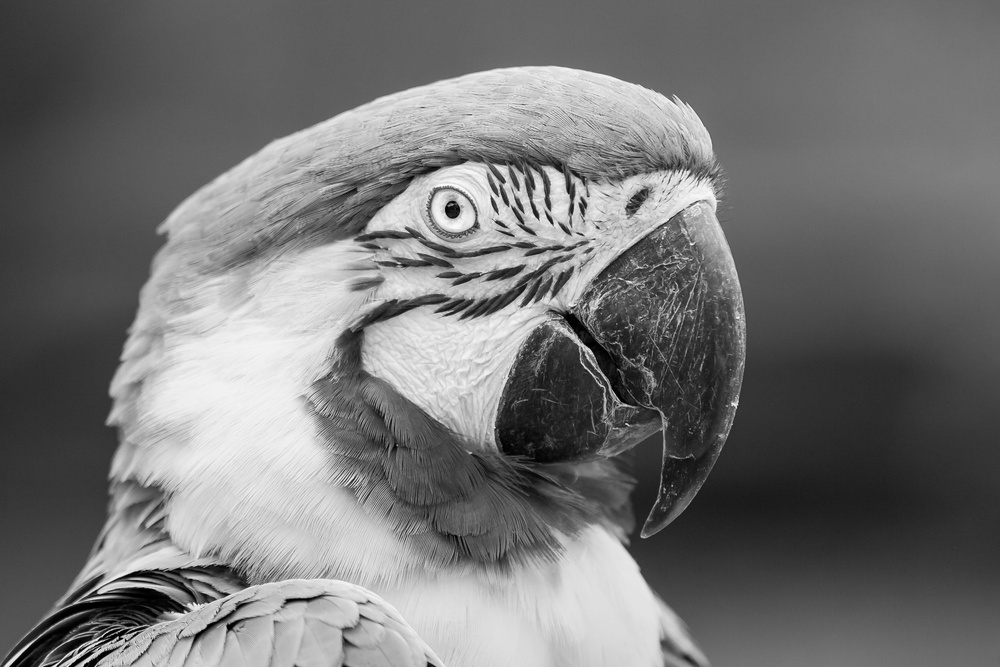
%> input picture Rishi_16/Question 5/img2.jpg, 1000 x 667 px, shrunk from 2931 x 1954 before the run
$ octave Q5_a.m   (GNU Octave 9; MATLAB toolbox functions it lacks are replaced by stand-ins)
%> lines starting %> are read from the running program, lines starting %| are printed output that depends on the picture
%a. Standard MATLAB function

pkg load image;
% Load an image
img = imread('img2.jpg');
%> img is the input picture: size 667x1000x3 uint8; min 0, max 255, mean 116.2
% Convert the image to grayscale if it is not
if size(img,3)==3
 img = rgb2gray(img);
%> img: size 667x1000 uint8
end
% Calculate the histogram using imhist function
hist_img = imhist(img);
%> hist_img = 256 values, max 9798 at index 95, min 1 at index 256, mean 2605.5
% Perform histogram equalization using histeq function
eq_img = histeq(img);
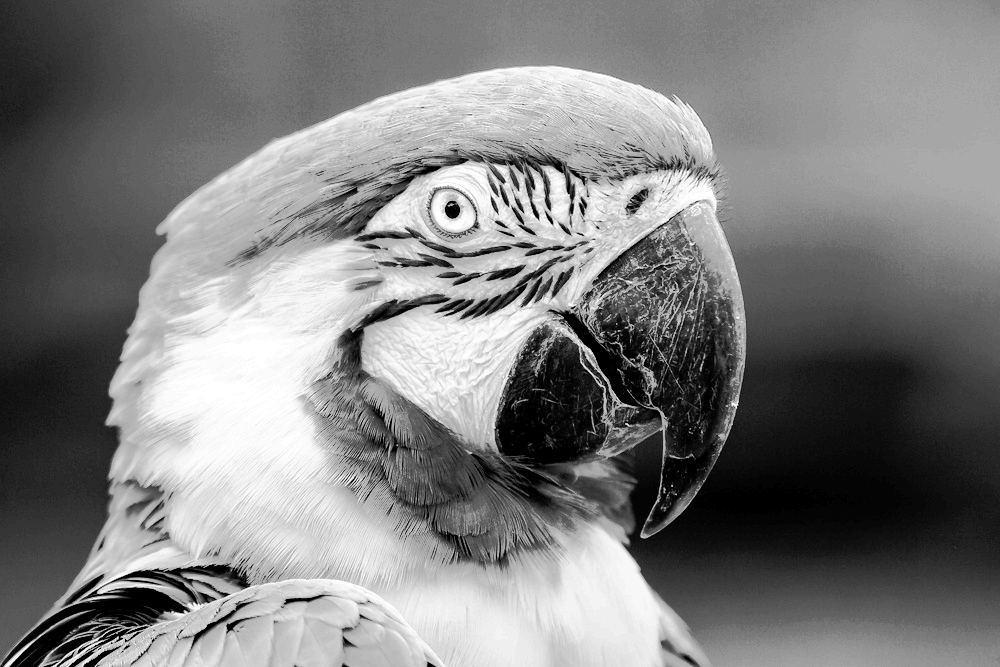
%> eq_img: size 667x1000 uint8; min 0, max 255, mean 126.3
figure
imhist(img);
title("ORIGINAL HISTOGRAM");
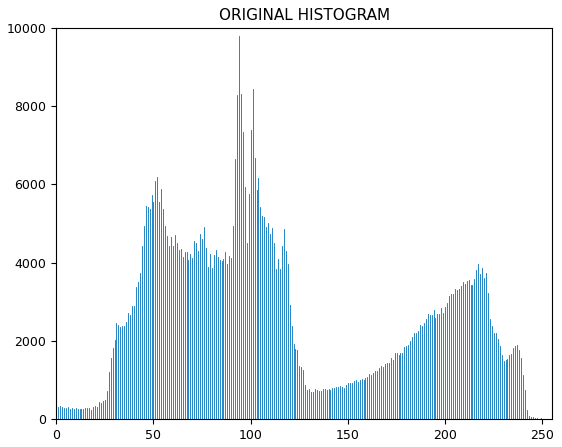
%> figure redrawn from the program's plot data; highest point at x = 94, y = 9798
figure
imhist(eq_img);
title("EQUILIZED HISTOGRAM");
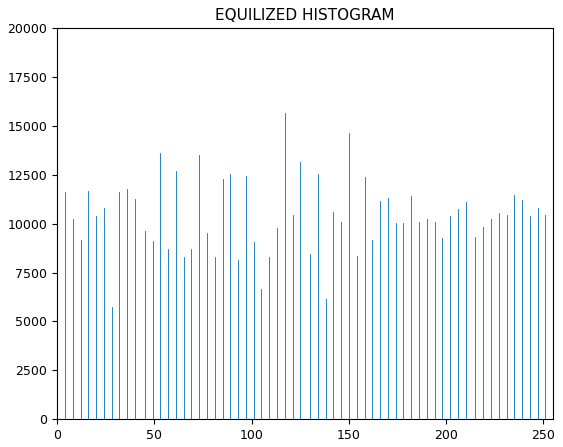
%> figure redrawn from the program's plot data; highest point at x = 117, y = 15649
figure
imshow(img);
title('ORIGINAL IMAGE');
figure
imshow(eq_img);
title('EQUILIZED IMAGE');

$ run again, with Rishi_16/Question 5/img1.png saved as Rishi_16/Question 5/img2.jpg
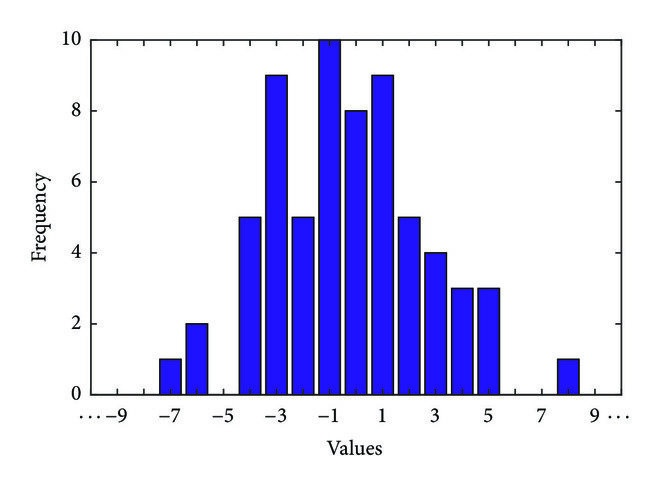
%> input picture Rishi_16/Question 5/img1.png, 660 x 486 px
%> img is the input picture: size 486x660x3 uint8; mean R, G, B 213.3, 211.8, 244.1
%> `img = rgb2gray(img);`:
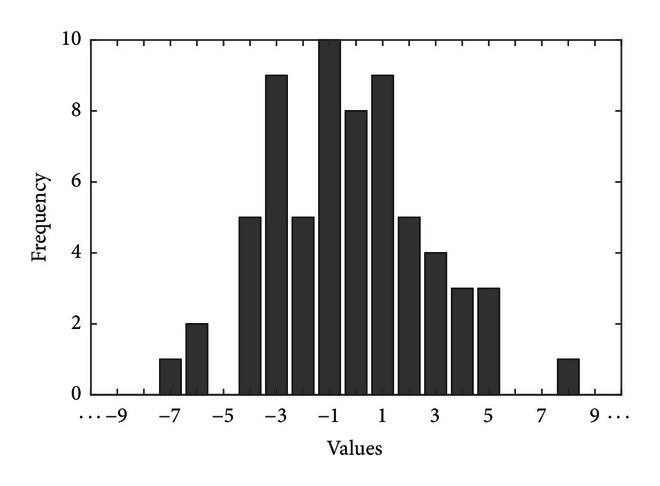
%> img: size 486x660 uint8; min 0, max 255, mean 215.9
%> hist_img = 256 values, max 223975 at index 256, min 4 at index 97, mean 1253
%> `title("ORIGINAL HISTOGRAM");`:
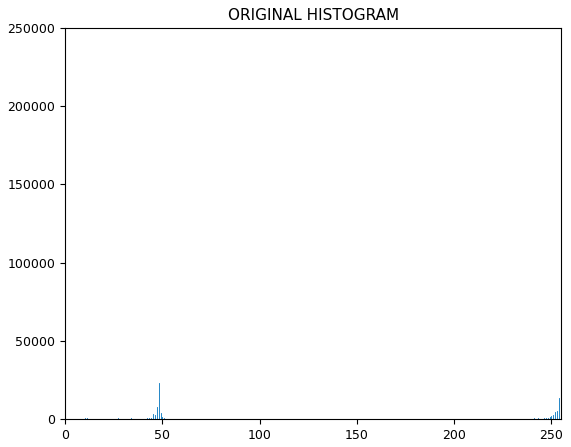
%> figure redrawn from the program's plot data; highest point at x = 255, y = 223975
